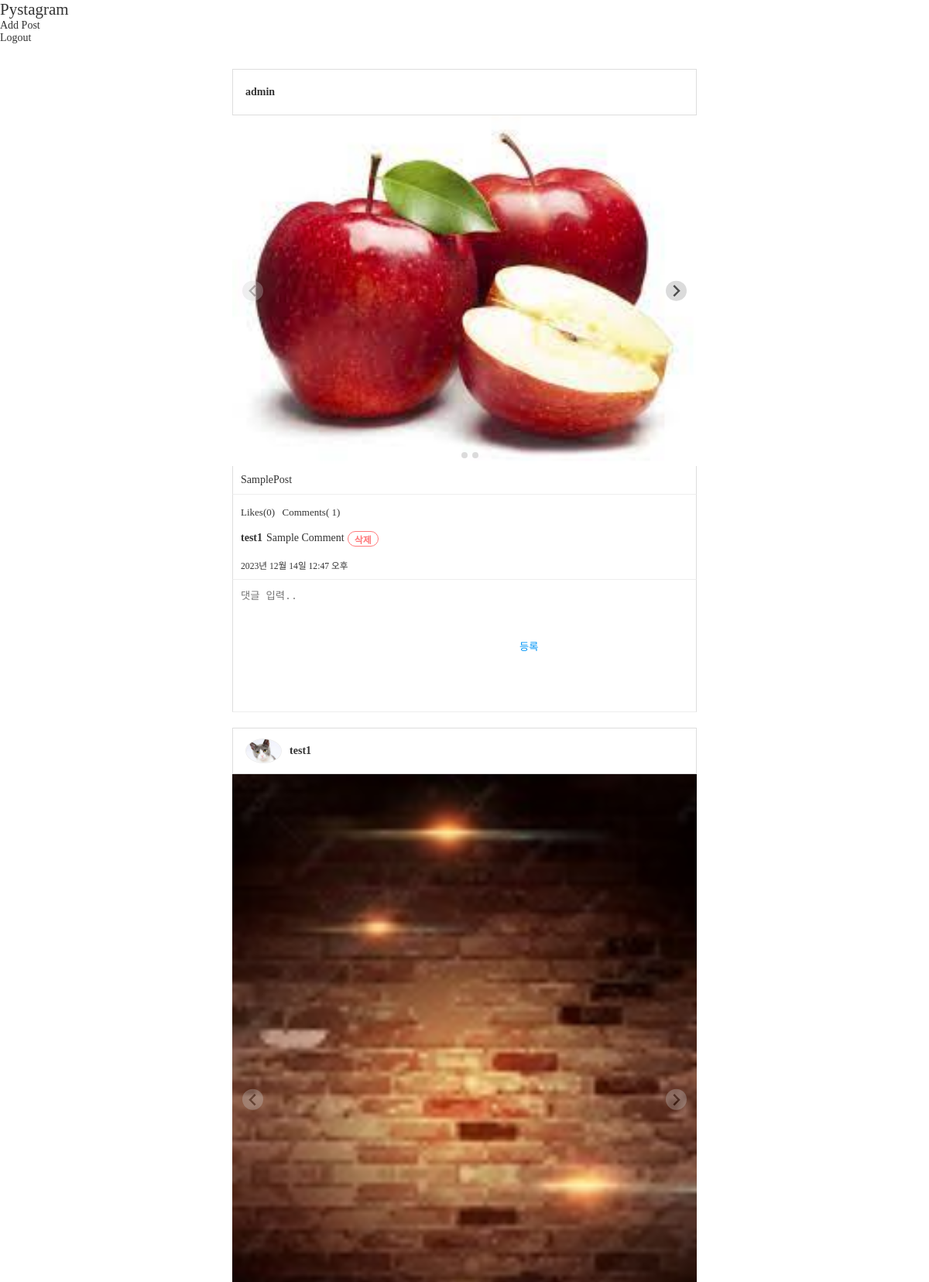
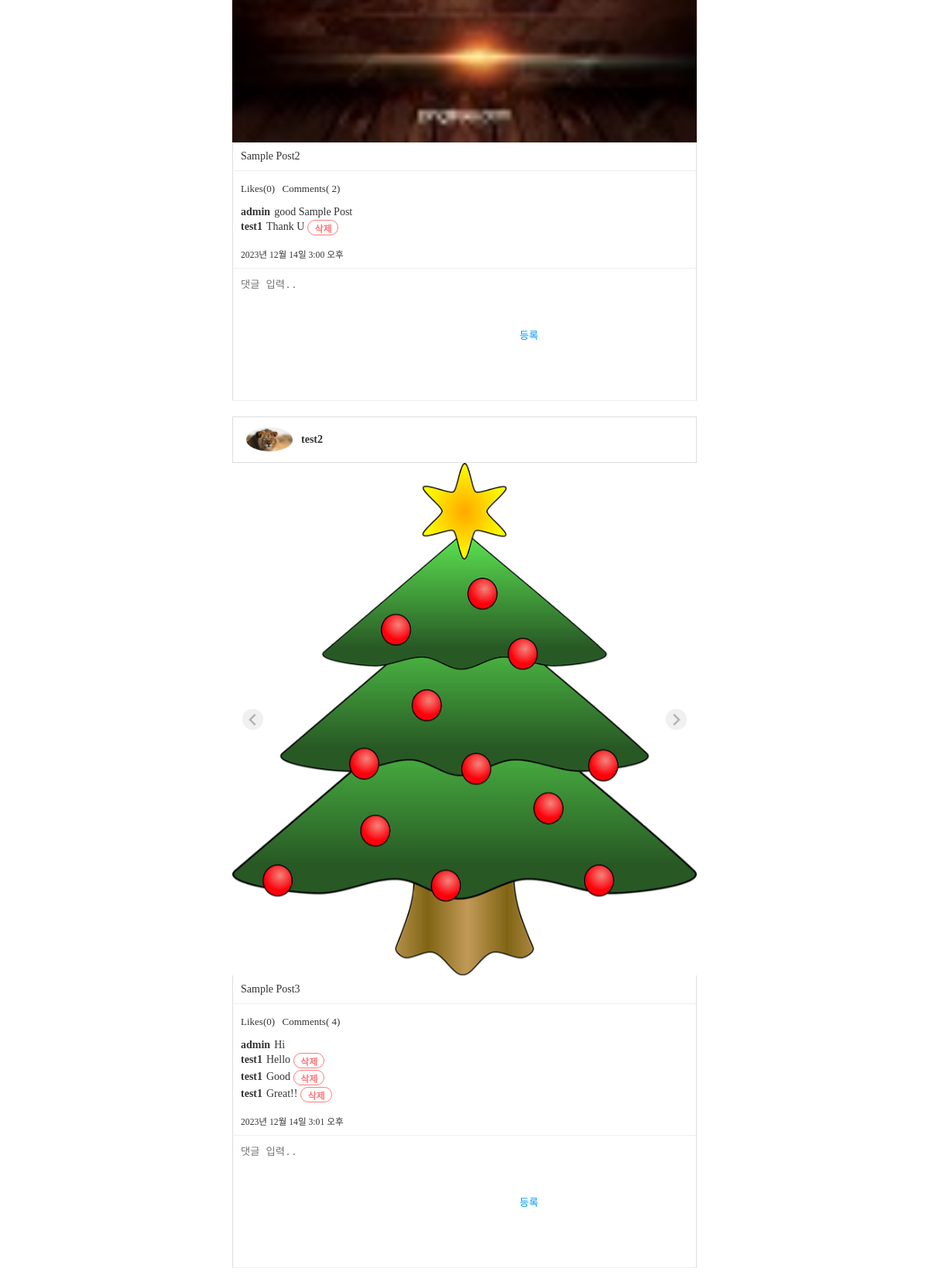
/posts/feeds/ (signed in, upper part), run on the app's committed database (2 pictures, top to bottom).
### posts/models.py (models this page shows)
class Post(models.Model):
    user = models.ForeignKey(
        "users.User",
        verbose_name="작성자",
        on_delete=models.CASCADE,
    )
    content = models.TextField("내용")
    created = models.DateTimeField("등록일", auto_now_add=True)

class PostImage(models.Model):
    post = models.ForeignKey(
        Post,
        verbose_name="포스트",
        on_delete=models.CASCADE,
    )
    photo = models.ImageField("사진", upload_to="post")

class Comment(models.Model):
    user = models.ForeignKey(
        "users.User",
        verbose_name="작성자",
        on_delete=models.CASCADE,
    )
    post = models.ForeignKey(
        Post,
        verbose_name="포스트",
        on_delete=models.CASCADE,
    )
    content = models.TextField("내용")
    created = models.DateTimeField("작성일", auto_now_add=True)

### users/models.py (models this page shows)
class User(AbstractUser):
    profile_image = models.ImageField(
        "프로필 이미지",
        upload_to="users/profile",
        blank=True
        )
    short_description = models.TextField("소개글",  blank=True)

### posts/views.py (the view)
# urls.py: path("feeds/", views.FeedsView.as_view(), name="feeds"),
class FeedsView(TemplateView):
    template_name = "posts/feeds.html"
    def get_context_data(self, **kwargs) :
        user = self.request.user
        if not user.is_authenticated:
            return redirect("users:login")
        context = super().get_context_data(**kwargs)
        context["posts"] = models.Post.objects.all()
        context["comment_form"] = forms.CommentForm()
        return context

### posts/forms.py
class CommentForm(forms.ModelForm):
    class Meta:
        model = models.Comment
        fields = [
            "post",
            "content",
            ]
        widgets = {
            "content" : forms.Textarea(
                attrs={
                    "placeholder": "댓글 입력.."
                }
            )
        }

### templates/posts/feeds.html (shortened to what this page needs)
{% extends "base.html" %}
{% block content %}
    <nav>
        <h1>
            <a href="/posts/feeds/">Pystagram</a>
        </h1>
        <a href="/posts/post_add/" style="text-align: right;">Add Post</a><br>
        <a href="/users/logout/" style="text-align: right;">Logout</a>
    </nav>
    <br><br>
    <div id="feeds" class="post-container">
        {% for post in  posts%}
            <article id="post-{{ post.id }}" class="post">
                <header class="post-header">
                    {% if post.user.profile_image %}
                    <img src={{ post.user.profile_image.url }}>
                    {% endif %}
                    <span>{{ post.user.username }}</span>
                </header>
                <div class="post-images splide">
                    <div class="splide__track">
                        <ul class="splide__list">
                            {% for image in  post.postimage_set.all %}
                                {% if image.photo %}
                                <li class="splide__slide">
                                    <img src="{{ image.photo.url }}">
                                </li>
                                {% endif %}
                            {% endfor %}
                        </ul>
                    </div>
                </div>
                <div class="post-content">
                    {{ post.content|linebreaksbr }}
                </div>
                <div class="post-buttons">
                    <button>Likes(0)</button>
                    <span>Comments( {{ post.comment_set.count }})</span>
                </div>
                <div class="post-comments">
                    <ul>
                        {% for comment in  post.comment_set.all %}
                            <li>
                                <span>{{ comment.user.username }}</span>
                                <span>{{ comment.content }}</span>
                                {% if user == comment.user %}
                                <form action="/posts/comment_delete/{{ comment.id }}" method="POST">
                                    <button type="submit">삭제</button>
                                </form>
                                {% endif %}
                            </li>
                        {% endfor %}
                    </ul>
                </div>
                <small>{{ post.created }}</small>
                <div class="post-comment-create">
                    <form method="POST" action="/posts/comment_add/">
                        {{ comment_form.content }}
                        <button type="submit">등록</button>
                    </form>
                </div>
            </article>
        {% endfor %}
    </div>
{% endblock %}

### templates/base.html (shortened to what this page needs)
{% load static %}
<!DOCTYPE html>
<html lang="kr">
<head>
    <link rel="stylesheet" href="{% static 'css/style.css' %}">
    <link rel="stylesheet" href="{% static 'splide/splide.css' %}">
</head>
<body>
    {% block content %}
    {% endblock %}
</body>
</html>

### static/css/style.css (style rules this page uses)
ul, ol { list-style: none; padding: 0; margin: 0; }
h1, h2, h3, h4, h5, h6 { padding: 0; margin: 0; font-weight: 300; }
a { text-decoration: none; color: #333; }
html { margin: 0; font-family: "Noto Sans KR", serif; font-weight: 300; font-size: 14px; color: #333; height: 100%; }
body { margin: 0; height: 100%; }
input, textarea { border: none; padding: 10px; }
textarea { resize: none; }
.post-container { display: flex; flex-direction: column; align-items: center; box-sizing: border-box; }
@media (min-width: 700px) { .post-container { padding: 0 2.5vw 5vw; } }
article.post { display: flex; flex-direction: column; border-radius: 2px; padding-top: 80px; margin-top: -80px; margin-bottom: 20px; }
@media (min-width: 700px) { article.post { width: 600px; } }
article.post header.post-header { display: flex; flex-direction: row; align-items: center; height: 60px; box-sizing: border-box; padding: 14px 16px; border: 1px solid #ddd; }
article.post header.post-header img { height: 32px; border-radius: 50%; border: 1px solid #eee; box-sizing: border-box; margin-right: 10px; }
article.post header.post-header span { font-weight: bold; }
article.post .post-images img { width: 100%; }
article.post .post-content { padding: 10px; box-sizing: border-box; border-left: 1px solid #ddd; border-right: 1px solid #ddd; border-bottom: 1px solid #eee; }
article.post .post-buttons { padding: 10px 7px; border-left: 1px solid #ddd; border-right: 1px solid #ddd; }
article.post .post-buttons a, article.post .post-buttons button, article.post .post-buttons span { background-color: transparent; font-size: 13px; font-family: "Noto Sans KR", serif; line-height: 1; font-weight: 400; height: 25px; box-sizing: border-box; padding: 3px; margin: 0; color: #333; border: none; transition-duration: 0.25s; }
article.post .post-buttons a, article.post .post-buttons button { cursor: pointer; }
article.post .post-comments { padding: 0 10px 10px; border-left: 1px solid #ddd; border-right: 1px solid #ddd; }
article.post .post-comments ul { margin-bottom: 5px; }
article.post .post-comments ul > li { display: flex; flex-direction: row; align-items: center; }
article.post .post-comments ul > li span:first-child { font-weight: bold; margin-right: 5px; }
article.post .post-comments button { color: #ff797b; background-color: transparent; border: 1px solid #ff797b; border-radius: 10px; font-size: 12px; height: 20px; margin-top: 2px; margin-left: 4px; padding: 0 8px; cursor: pointer; transition-duration: 0.25s; font-weight: bold; }
article.post > small { padding: 0 10px 10px; border-left: 1px solid #ddd; border-right: 1px solid #ddd; border-bottom: 1px solid #eee; }
article.post .post-comment-create { display: flex; flex-direction: row; border-left: 1px solid #ddd; border-right: 1px solid #ddd; border-bottom: 1px solid #eee; }
article.post .post-comment-create form { display: flex; flex-grow: 1; flex-direction: row; }
article.post .post-comment-create button { color: #0095f6; background-color: transparent; border: none; padding: 0 15px; cursor: pointer; transition-duration: 0.25s; }

### static/splide/splide.css (style rules this page uses)
.splide__list { -webkit-backface-visibility:hidden; backface-visibility:hidden; display:-ms-flexbox; display:flex; height:100%; margin:0!important; padding:0!important }
.splide { position:relative; visibility:hidden }
.splide.is-initialized,.splide.is-rendered { visibility:visible }
.splide__slide { -webkit-backface-visibility:hidden; backface-visibility:hidden; box-sizing:border-box; -ms-flex-negative:0; flex-shrink:0; list-style-type:none!important; margin:0; position:relative }
.splide__slide img { vertical-align:bottom }
.splide__track { overflow:hidden; position:relative; z-index:0 }
.splide__track--draggable { -webkit-touch-callout:none; -webkit-user-select:none; -ms-user-select:none; user-select:none }
.splide__slide { -webkit-tap-highlight-color:transparent }

### data on the page
Post: user.username "admin", content "SamplePost", comment_set.count "1", created "2023년 12월 14일 12:47 오후"
PostImage: photo (picture)
Comment: user.username "test1", content "Sample Comment"
Post: user.profile_image (picture), user.username "test1", content "Sample Post2", comment_set.count "2", created "2023년 12월 14일 3:00 오후"
PostImage: photo (picture)
Comment: user.username "admin", content "good Sample Post"
Comment: user.username "test1", content "Thank U"
Post: user.profile_image (picture), user.username "test2", content "Sample Post3", comment_set.count "4", created "2023년 12월 14일 3:01 오후"
PostImage: photo (picture)
Comment: user.username "admin", content "Hi"
Comment: user.username "test1", content "Hello"
Comment: user.username "test1", content "Good"
Comment: user.username "test1", content "Great!!"
